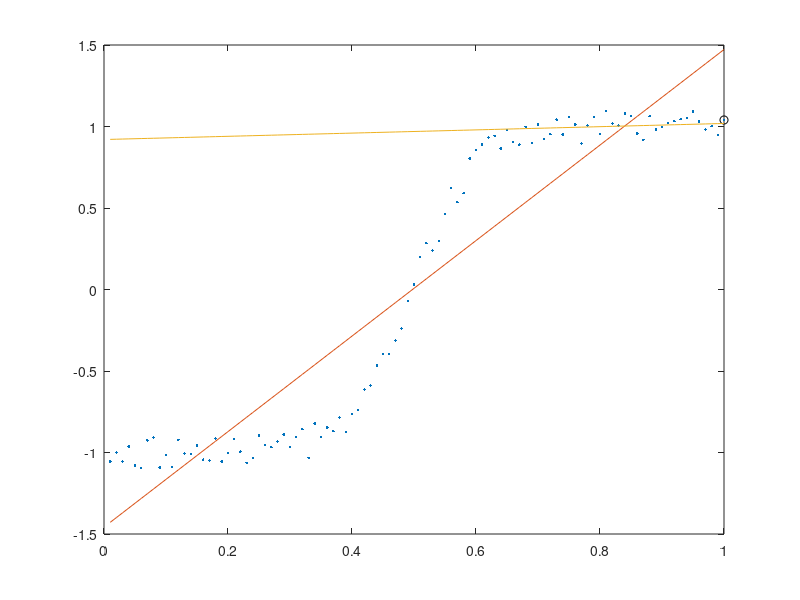

Here is the MATLAB script that generated this plot:
clc
clear all

%% 
emg = 0.2;
f = @(x) tanh((x-0.5)*10);
fn = @(x) tanh((x-0.5)*10)+(rand(size(x))-0.5)*emg;

Nx = 100;
x = linspace(0, 1, Nx+1)';  x(1) = [];
plot(x, f(x), '-', x, fn(x), '.')

%% Least-Squares Line
Phi = [x ones(Nx,1)];
Y = fn(x);

Theta_ls = (Phi'*Phi)\(Phi'*Y);

figure(1)
clf()
plot(x, Y, '.', x, Phi*Theta_ls, '-')

%% Recursive Least-Squares 
lamb = 0.85;
alph = 100;
theta_0 = Theta_ls;
% theta_0 = [0; -1];
P_0 = 1000*eye(length(theta_0));
Thetas = zeros(2, Nx+1);

% theta_0 = theta_0(1);
% P_0 = P_0(1,1);

figure(1)
clf()
for t=1:Nx    
%     P_t = P_0 - (P_0*Phi(t,:)'*Phi(t,:)*P_0)/(1+Phi(t,:)*P_0*Phi(t,:)');

	P_t = (P_0 - (P_0*Phi(t,:)'*Phi(t,:)*P_0)/(lamb+Phi(t,:)*P_0*Phi(t,:)'))/lamb;  % Exponential Forgetting (lambda)    
    theta_t = theta_0 + P_t*Phi(t,:)'*(Y(t)-Phi(t,:)*theta_0);
    
%     P_t = (P_0 - (P_0*x(t)*x(t)*P_0)/(lamb+x(t)*P_0*x(t)))/lamb;  % Exponential Forgetting (lambda)    
%     theta_t = theta_0 + P_t*x(t)*(Y(t)-x(t)*theta_0);
    
    figure(1)
    plot(x, Y, '.', x, Phi*Theta_ls, '-', ...
        x(t), Y(t), 'ko', x, Phi*theta_t, '-')
%     plot(x, Y, '.', x, Phi*Theta_ls, '-', ...
%         x(t), Y(t), 'ko', x, x*theta_t, '-')    
    ylim(1.5*[-1 1])
    pause(0.02)
    
    % Update
    theta_0 = theta_t;
    P_0 = P_t;
end